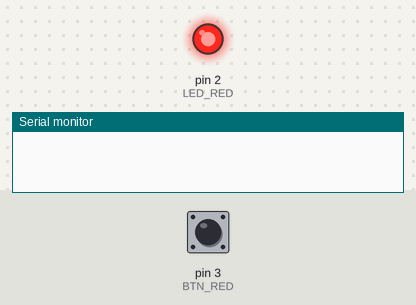
Bench run of a sketch on a simulated Arduino Uno, built with avr-gcc and run on an emulated ATmega328P. Shown: output pins drawn as LEDs (lit = HIGH), the last lines printed to the serial monitor. Inputs (shaded band) come from the test bench; at power-on: pin 3 (BTN_RED) HIGH.

Above: at 0.1 s.
At 0.6 s:
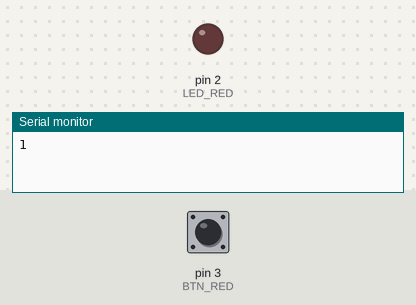
Timing chart, 0 to 2.1 s (numbered marks = the images above):
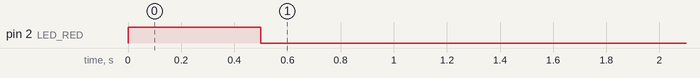

The sketch:

readButton.ino
```cpp
#define LED_RED 2
#define BTN_RED 3
#define SERIAL_ARDUINO 9600
#define HALF_SECOND 500

void setup() {
  // put your setup code here, to run once:
  Serial.begin(SERIAL_ARDUINO);
  pinMode(LED_RED, OUTPUT);
  pinMode(BTN_RED, INPUT_PULLUP);

  digitalWrite(LED_RED, HIGH);
  delay(HALF_SECOND);
  digitalWrite(LED_RED, LOW);

}

void loop() {
  // put your main code here, to run repeatedly:
      int btnState = digitalRead(BTN_RED);
      Serial.println(btnState);
      delay(HALF_SECOND);

//      if(btnState == LOW){
//        digitalWrite(LED_RED, HIGH);
//        delay(HALF_SECOND);
//        digitalWrite(LED_RED, LOW);
//      }
}
```
